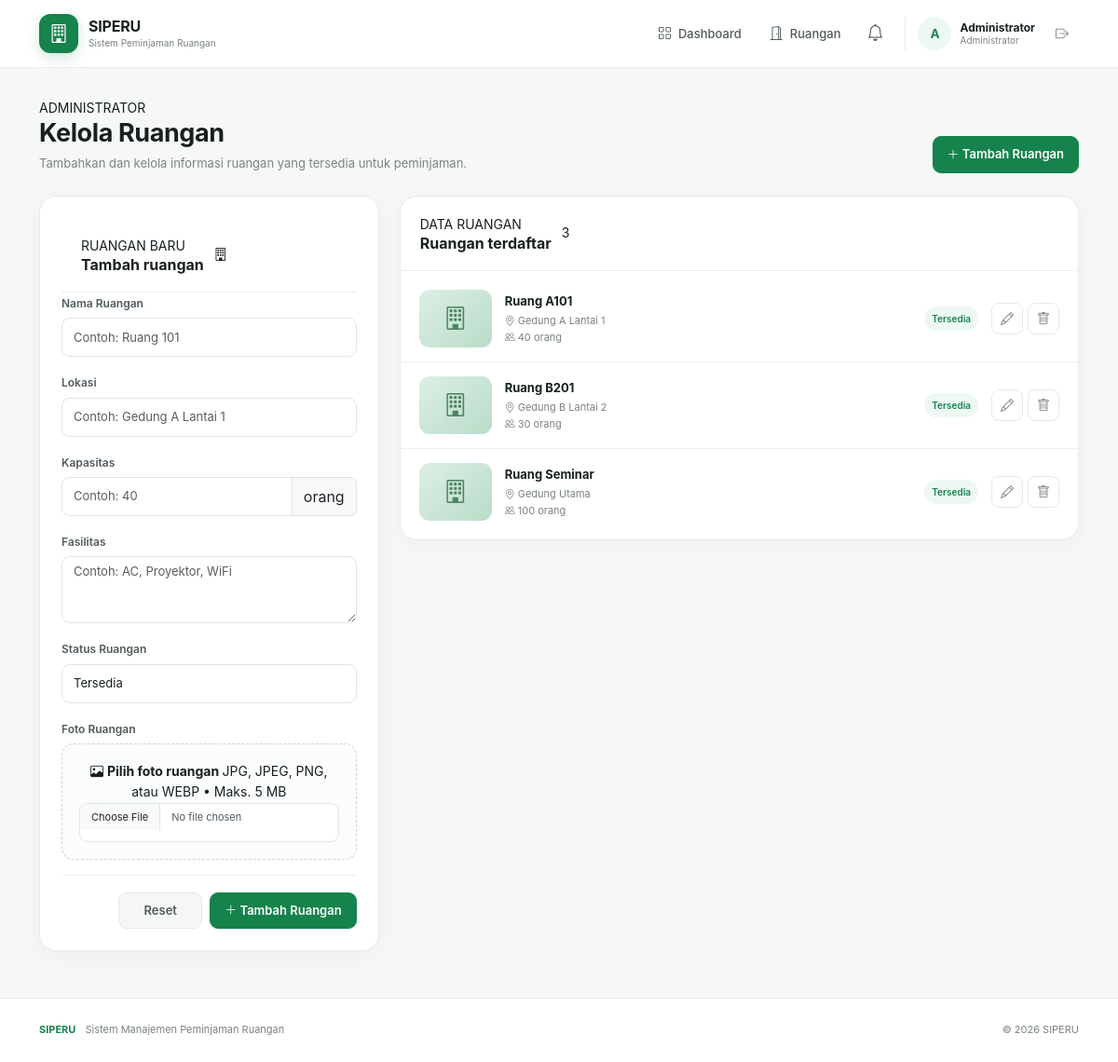
/admin/rooms.php (signed in), run on the app's committed database.
### tables this page shows
CREATE TABLE rooms (
 id INT AUTO_INCREMENT PRIMARY KEY,
 nama_ruangan VARCHAR(100) NOT NULL,
 lokasi VARCHAR(150) NOT NULL,
 kapasitas INT NOT NULL,
 fasilitas VARCHAR(255),
 status ENUM('tersedia','nonaktif') DEFAULT 'tersedia'
);

### admin/rooms.php (the view, shortened to what this page needs)
<?php
require '../config/database.php';
$edit_room = null;
$rooms = $pdo->query("
    SELECT *
    FROM rooms
    ORDER BY nama_ruangan
")->fetchAll();
require '../config/header.php';
?>
<div class="rooms-page-header">
    <div>
        <span class="rooms-page-label">
            ADMINISTRATOR
        </span>
        <h1>
            Kelola Ruangan
        </h1>
        <p>
            Tambahkan dan kelola informasi ruangan yang
            tersedia untuk peminjaman.
        </p>
    </div>
    <a
        href="rooms.php"
        class="btn btn-primary"
    >
        <i class="bi bi-plus-lg"></i>
        Tambah Ruangan
    </a>
</div>
<div class="rooms-admin-grid">
    <div class="rooms-form-card">
        <div class="rooms-card-header">
            <div>
                <span>
                    <?= $edit_room
                        ? 'EDIT RUANGAN'
                        : 'RUANGAN BARU' ?>
                </span>
                <h2>
                    <?= $edit_room
                        ? 'Perbarui ruangan'
                        : 'Tambah ruangan' ?>
                </h2>
            </div>
            <div class="rooms-header-icon">
                <i class="bi bi-building"></i>
            </div>
        </div>
        <form
            method="post"
            enctype="multipart/form-data"
        >
            <div class="mb-3">
                <label class="form-label">
                    Nama Ruangan
                </label>
                <input
                    type="text"
                    name="nama_ruangan"
                    class="form-control"
                    placeholder="Contoh: Ruang 101"
                    value="<?= htmlspecialchars(
                        $edit_room['nama_ruangan'] ?? ''
                    ) ?>"
                    required
                >
            </div>
            <div class="mb-3">
                <label class="form-label">
                    Lokasi
                </label>
                <input
                    type="text"
                    name="lokasi"
                    class="form-control"
                    placeholder="Contoh: Gedung A Lantai 1"
                    value="<?= htmlspecialchars(
                        $edit_room['lokasi'] ?? ''
                    ) ?>"
                    required
                >
            </div>
            <div class="mb-3">
                <label class="form-label">
                    Kapasitas
                </label>
                <div class="input-group">
                    <input
                        type="number"
                        name="kapasitas"
                        class="form-control"
                        min="1"
                        placeholder="Contoh: 40"
                        value="<?= htmlspecialchars(
                            $edit_room['kapasitas'] ?? ''
                        ) ?>"
                        required
                    >
                    <span class="input-group-text">
                        orang
                    </span>
                </div>
            </div>
            <div class="mb-3">
                <label class="form-label">
                    Fasilitas
                </label>
                <textarea
                    name="fasilitas"
                    class="form-control"
                    rows="3"
                    placeholder="Contoh: AC, Proyektor, WiFi"
                ><?= htmlspecialchars(
                ) ?></textarea>
            </div>
            <div class="mb-3">
                <label class="form-label">
                    Status Ruangan
                </label>
                <select
                    name="status"
                    class="form-select"
                >
                    <option
                        value="tersedia"
                        <?= (
                            ($edit_room['status'] ?? '')
                            === 'tersedia'
                        )
                            ? 'selected'
                            : '' ?>
                    >
                        Tersedia
                    </option>
                </select>
            </div>
            <div class="mb-3">
                <label class="form-label">
                    Foto Ruangan
                </label>
                <div class="photo-upload-box">
                    <i class="bi bi-image"></i>
                    <strong>
                        Pilih foto ruangan
                    </strong>
                    <span>
                        JPG, JPEG, PNG, atau WEBP • Maks. 5 MB
                    </span>
                    <input
                        type="file"
                        name="foto"
                        class="form-control"
                        accept=".jpg,.jpeg,.png,.webp,image/*"
                    >
                </div>
            </div>
            <div class="rooms-form-actions">
                <?php if ($edit_room): ?>
                    <a
                        href="rooms.php"
                        class="btn btn-light"
                    >
                        Batal
                    </a>
                    <button
                        type="submit"
                        class="btn btn-primary"
                    >
                        <i class="bi bi-check-lg"></i>
                        Simpan Perubahan
                    </button>
                <?php else: ?>
                    <button
                        type="reset"
                        class="btn btn-light"
                    >
                        Reset
                    </button>
                    <button
                        type="submit"
                        class="btn btn-primary"
                    >
                        <i class="bi bi-plus-lg"></i>
                        Tambah Ruangan
                    </button>
                <?php endif; ?>
            </div>
        </form>
    </div>
    <div class="rooms-list-card">
        <div class="rooms-card-header">
            <div>
                <span>
                    DATA RUANGAN
                </span>
                <h2>
                    Ruangan terdaftar
                </h2>
            </div>
            <div class="rooms-count">
                <?= count($rooms) ?>
            </div>
        </div>
        <div class="admin-room-list">
            <?php foreach ($rooms as $room): ?>
                <div class="admin-room-item">
                    <div class="admin-room-image">
                        <?php if (
                            !empty($room['foto'])
                        ): ?>
                            <img
                                src="../assets/rooms/<?= htmlspecialchars(
                                    $room['foto']
                                ) ?>"
                                alt="<?= htmlspecialchars(
                                    $room['nama_ruangan']
                                ) ?>"
                            >
                        <?php else: ?>
                            <div>
                                <i class="bi bi-building"></i>
                            </div>
                        <?php endif; ?>
                    </div>
                    <div class="admin-room-info">
                        <strong>
                            <?= htmlspecialchars(
                                $room['nama_ruangan']
                            ) ?>
                        </strong>
                        <span>
                            <i class="bi bi-geo-alt"></i>
                            <?= htmlspecialchars(
                                $room['lokasi']
                            ) ?>
                        </span>
                        <span>
                            <i class="bi bi-people"></i>
                            <?= $room['kapasitas'] ?>
                            orang
                        </span>
                    </div>
                    <div>
                        <?php if (
                            $room['status']
                            === 'tersedia'
                        ): ?>
                            <span class="admin-room-status available">
                                Tersedia
                            </span>
                        <?php else: ?>
                            <span class="admin-room-status unavailable">
                                Tidak tersedia
                            </span>
                        <?php endif; ?>
                    </div>
                    <div class="admin-room-actions">
                        <a
                            href="rooms.php?edit=<?= $room['id'] ?>"
                            class="room-action edit"
                            title="Edit"
                        >
                            <i class="bi bi-pencil"></i>
                        </a>
                        <a
                            href="rooms.php?delete=<?= $room['id'] ?>"
                            class="room-action delete"
                            title="Hapus"
                            onclick="return confirm('Yakin ingin menghapus ruangan ini?');"
                        >
                            <i class="bi bi-trash"></i>
                        </a>
                    </div>
                </div>
            <?php endforeach; ?>
        </div>
    </div>
</div>
<?php
require '../config/footer.php';
?>

### config/header.php (shortened to what this page needs)
<!doctype html>
<html lang="id">
<head>
    <link
        href="https://cdn.jsdelivr.net/npm/bootstrap@5.3.3/dist/css/bootstrap.min.css"
        rel="stylesheet"
    >
    <link
        rel="stylesheet"
        href="https://cdn.jsdelivr.net/npm/bootstrap-icons@1.11.3/font/bootstrap-icons.min.css"
    >
    <link
        rel="stylesheet"
        href="/peminjaman_ruangan_php/assets/style.css?v=5"
    >
</head>
<body>
<nav class="siperu-navbar">
    <div class="container navbar-inner">
        <a
            href="/peminjaman_ruangan_php/index.php"
            class="siperu-logo"
        >
            <span class="logo-icon">
                <i class="bi bi-building"></i>
            </span>
            <span>
                <strong>
                    SIPERU
                </strong>
                <small>
                    Sistem Peminjaman Ruangan
                </small>
            </span>
        </a>
        <?php if (!empty($_SESSION['user'])): ?>
            <div class="navbar-menu">
                <a
                    href="<?= $_SESSION['user']['role'] === 'admin'
                        ? '/peminjaman_ruangan_php/admin/dashboard.php'
                        : '/peminjaman_ruangan_php/user/dashboard.php' ?>"
                    class="navbar-link"
                >
                    <i class="bi bi-grid"></i>
                    Dashboard
                </a>
                <?php if ($_SESSION['user']['role'] === 'admin'): ?>
                    <a
                        href="/peminjaman_ruangan_php/admin/rooms.php"
                        class="navbar-link"
                    >
                        <i class="bi bi-door-open"></i>
                        Ruangan
                    </a>
                    <div class="navbar-notification-wrapper">
                        <button
                            type="button"
                            class="navbar-notification"
                            id="notificationButton"
                            title="Pengajuan Peminjaman"
                            aria-label="Pengajuan Peminjaman"
                            aria-expanded="false"
                        >
                            <i class="bi bi-bell"></i>
                        </button>
                    </div>
                <?php endif; ?>
                <div class="navbar-user">
                    <div class="user-avatar">
                        <?= strtoupper(
                            substr(
                                $_SESSION['user']['nama'],
                                0,
                                1
                            )
                        ) ?>
                    </div>
                    <div class="user-info">
                        <strong>
                            <?= htmlspecialchars(
                                $_SESSION['user']['nama']
                            ) ?>
                        </strong>
                        <small>
                            <?= $_SESSION['user']['role'] === 'admin'
                                ? 'Administrator'
                                : 'Pengguna' ?>
                        </small>
                    </div>
                </div>
                <a
                    href="/peminjaman_ruangan_php/logout.php"
                    class="logout-button"
                    title="Logout"
                >
                    <i class="bi bi-box-arrow-right"></i>
                </a>
            </div>
        <?php endif; ?>
    </div>
</nav>
<main class="siperu-main">
    <div class="container">

### config/footer.php (shortened to what this page needs)
    </div>
</main>
<footer class="siperu-footer">
    <div class="container">
        <div class="footer-inner">
            <div>
                <strong>SIPERU</strong>
                <span>
                    Sistem Manajemen Peminjaman Ruangan
                </span>
            </div>
            <div>
                © <?= date('Y') ?> SIPERU
            </div>
        </div>
    </div>
</footer>
</body>
</html>

### config/header.php (style rules this page uses)
.navbar-notification-wrapper { position: relative; }
.navbar-notification { position: relative; width: 38px; height: 38px; flex: 0 0 38px; display: flex; align-items: center; justify-content: center; border-radius: 10px; color: var(--text-soft); background: transparent; text-decoration: none; transition: background .2s ease, color .2s ease; border: 0; cursor: pointer; padding: 0; }
.navbar-notification > i { font-size: 18px; }

### data on the page
rooms: nama_ruangan "Ruang A101", lokasi "Gedung A Lantai 1", kapasitas "40", status "Tersedia"
rooms: nama_ruangan "Ruang B201", lokasi "Gedung B Lantai 2", kapasitas "30", status "Tersedia"
rooms: nama_ruangan "Ruang Seminar", lokasi "Gedung Utama", kapasitas "100", status "Tersedia"

### other printed values
$_SESSION['user']['nama'] "Administrator"
count($rooms) "3"
